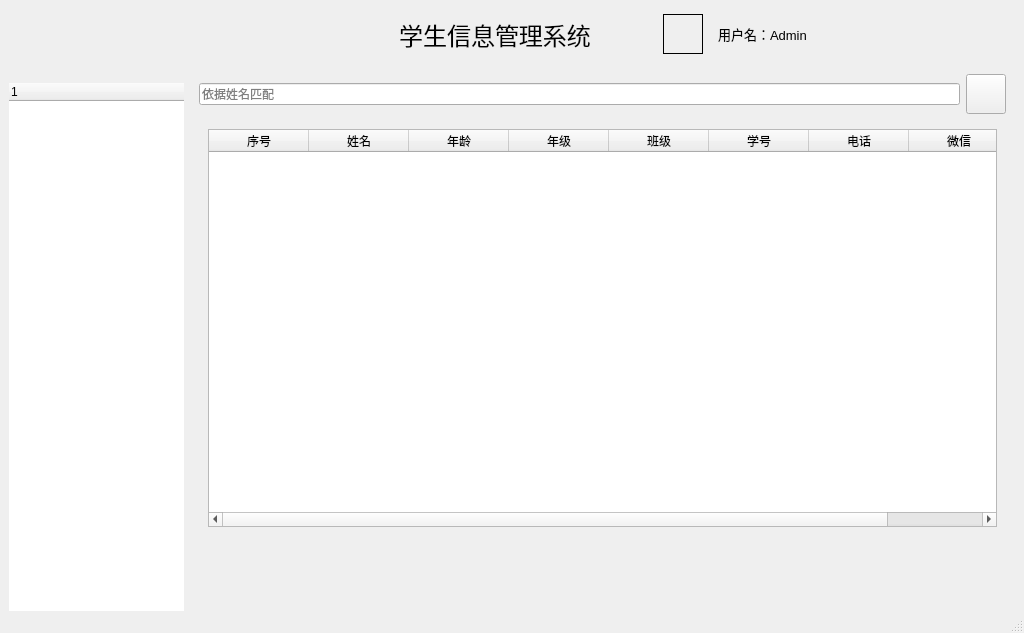
<?xml version="1.0" encoding="UTF-8"?>
<ui version="4.0">
 <class>MainWindow</class>
 <widget class="QMainWindow" name="MainWindow">
  <property name="geometry">
   <rect>
    <x>0</x>
    <y>0</y>
    <width>1024</width>
    <height>633</height>
   </rect>
  </property>
  <property name="minimumSize">
   <size>
    <width>1024</width>
    <height>633</height>
   </size>
  </property>
  <property name="maximumSize">
   <size>
    <width>9999</width>
    <height>9999</height>
   </size>
  </property>
  <property name="windowTitle">
   <string>操作界面</string>
  </property>
  <property name="layoutDirection">
   <enum>Qt::LeftToRight</enum>
  </property>
  <property name="autoFillBackground">
   <bool>false</bool>
  </property>
  <widget class="QWidget" name="centralwidget">
   <layout class="QFormLayout" name="formLayout">
    <item row="0" column="0" colspan="2">
     <widget class="QWidget" name="widget_2" native="true">
      <property name="minimumSize">
       <size>
        <width>1024</width>
        <height>50</height>
       </size>
      </property>
      <property name="maximumSize">
       <size>
        <width>1024</width>
        <height>50</height>
       </size>
      </property>
      <layout class="QGridLayout" name="gridLayout_3" columnstretch="1,1,1,1">
       <property name="leftMargin">
        <number>0</number>
       </property>
       <property name="topMargin">
        <number>0</number>
       </property>
       <property name="rightMargin">
        <number>0</number>
       </property>
       <property name="bottomMargin">
        <number>0</number>
       </property>
       <item row="0" column="2">
        <widget class="QLabel" name="img_label">
         <property name="minimumSize">
          <size>
           <width>40</width>
           <height>40</height>
          </size>
         </property>
         <property name="maximumSize">
          <size>
           <width>40</width>
           <height>40</height>
          </size>
         </property>
         <property name="styleSheet">
          <string notr="true">border-image: url(:/Img/Admin.jpg);</string>
         </property>
         <property name="frameShape">
          <enum>QFrame::Box</enum>
         </property>
         <property name="text">
          <string/>
         </property>
        </widget>
       </item>
       <item row="0" column="1">
        <widget class="QLabel" name="title_label">
         <property name="minimumSize">
          <size>
           <width>0</width>
           <height>40</height>
          </size>
         </property>
         <property name="maximumSize">
          <size>
           <width>16777215</width>
           <height>40</height>
          </size>
         </property>
         <property name="font">
          <font>
           <pointsize>18</pointsize>
          </font>
         </property>
         <property name="text">
          <string>学生信息管理系统</string>
         </property>
         <property name="alignment">
          <set>Qt::AlignCenter</set>
         </property>
        </widget>
       </item>
       <item row="0" column="0">
        <spacer name="horizontalSpacer">
         <property name="orientation">
          <enum>Qt::Horizontal</enum>
         </property>
         <property name="sizeHint" stdset="0">
          <size>
           <width>40</width>
           <height>20</height>
          </size>
         </property>
        </spacer>
       </item>
       <item row="0" column="3">
        <widget class="QWidget" name="widget" native="true">
         <property name="minimumSize">
          <size>
           <width>0</width>
           <height>40</height>
          </size>
         </property>
         <layout class="QGridLayout" name="gridLayout">
          <item row="0" column="3">
           <widget class="QLabel" name="user_label">
            <property name="font">
             <font>
              <pointsize>10</pointsize>
             </font>
            </property>
            <property name="text">
             <string>用户名：Admin</string>
            </property>
            <property name="alignment">
             <set>Qt::AlignLeading|Qt::AlignLeft|Qt::AlignVCenter</set>
            </property>
           </widget>
          </item>
         </layout>
        </widget>
       </item>
      </layout>
     </widget>
    </item>
    <item row="1" column="0">
     <widget class="QTreeWidget" name="treeWidget">
      <property name="minimumSize">
       <size>
        <width>175</width>
        <height>600</height>
       </size>
      </property>
      <property name="maximumSize">
       <size>
        <width>175</width>
        <height>500</height>
       </size>
      </property>
      <property name="frameShape">
       <enum>QFrame::NoFrame</enum>
      </property>
      <property name="frameShadow">
       <enum>QFrame::Sunken</enum>
      </property>
      <column>
       <property name="text">
        <string notr="true">1</string>
       </property>
      </column>
     </widget>
    </item>
    <item row="1" column="1">
     <widget class="QWidget" name="widget_3" native="true">
      <property name="maximumSize">
       <size>
        <width>16777215</width>
        <height>500</height>
       </size>
      </property>
      <layout class="QGridLayout" name="gridLayout_5">
       <item row="0" column="1">
        <widget class="QWidget" name="widget_5" native="true">
         <property name="maximumSize">
          <size>
           <width>16777215</width>
           <height>40</height>
          </size>
         </property>
         <layout class="QGridLayout" name="gridLayout_6">
          <property name="leftMargin">
           <number>0</number>
          </property>
          <property name="topMargin">
           <number>0</number>
          </property>
          <property name="rightMargin">
           <number>0</number>
          </property>
          <property name="bottomMargin">
           <number>0</number>
          </property>
          <item row="0" column="1">
           <widget class="QPushButton" name="search_btn">
            <property name="minimumSize">
             <size>
              <width>40</width>
              <height>40</height>
             </size>
            </property>
            <property name="maximumSize">
             <size>
              <width>40</width>
              <height>40</height>
             </size>
            </property>
            <property name="contextMenuPolicy">
             <enum>Qt::DefaultContextMenu</enum>
            </property>
            <property name="text">
             <string/>
            </property>
            <property name="icon">
             <iconset resource="src.qrc">
              <normaloff>:/Img/Search.png</normaloff>:/Img/Search.png</iconset>
            </property>
           </widget>
          </item>
          <item row="0" column="0">
           <widget class="QLineEdit" name="search_lineEdit">
            <property name="placeholderText">
             <string>依据姓名匹配</string>
            </property>
           </widget>
          </item>
         </layout>
        </widget>
       </item>
       <item row="3" column="1">
        <widget class="QStackedWidget" name="stackedWidget">
         <property name="maximumSize">
          <size>
           <width>16777215</width>
           <height>530</height>
          </size>
         </property>
         <property name="currentIndex">
          <number>0</number>
         </property>
         <widget class="QWidget" name="page">
          <layout class="QGridLayout" name="gridLayout_4">
           <item row="0" column="0">
            <widget class="QTableWidget" name="tableWidget">
             <property name="minimumSize">
              <size>
               <width>0</width>
               <height>0</height>
              </size>
             </property>
             <property name="maximumSize">
              <size>
               <width>16777215</width>
               <height>400</height>
              </size>
             </property>
             <attribute name="horizontalHeaderStretchLastSection">
              <bool>true</bool>
             </attribute>
             <column>
              <property name="text">
               <string>序号</string>
              </property>
             </column>
             <column>
              <property name="text">
               <string>姓名</string>
              </property>
             </column>
             <column>
              <property name="text">
               <string>年龄</string>
              </property>
             </column>
             <column>
              <property name="text">
               <string>年级</string>
              </property>
             </column>
             <column>
              <property name="text">
               <string>班级</string>
              </property>
             </column>
             <column>
              <property name="text">
               <string>学号</string>
              </property>
             </column>
             <column>
              <property name="text">
               <string>电话</string>
              </property>
             </column>
             <column>
              <property name="text">
               <string>微信</string>
              </property>
             </column>
            </widget>
           </item>
           <item row="1" column="0">
            <widget class="QLabel" name="num_label">
             <property name="styleSheet">
              <string notr="true">font: 9pt &quot;Microsoft YaHei UI&quot;,rgb(255, 0, 0);</string>
             </property>
             <property name="text">
              <string/>
             </property>
            </widget>
           </item>
          </layout>
         </widget>
         <widget class="QWidget" name="page_2"/>
        </widget>
       </item>
      </layout>
     </widget>
    </item>
   </layout>
  </widget>
  <widget class="QStatusBar" name="statusBar"/>
  <action name="action_add">
   <property name="text">
    <string>增添</string>
   </property>
  </action>
  <action name="actionDel">
   <property name="text">
    <string>Del</string>
   </property>
  </action>
  <action name="actionSearch">
   <property name="text">
    <string>Search</string>
   </property>
  </action>
  <action name="actionModify">
   <property name="text">
    <string>Modify</string>
   </property>
  </action>
  <action name="actionby_name">
   <property name="text">
    <string>by_name</string>
   </property>
  </action>
  <action name="actionby_stu_id">
   <property name="text">
    <string>by_stu_id</string>
   </property>
  </action>
  <action name="action_del">
   <property name="text">
    <string>删除</string>
   </property>
  </action>
  <action name="action_search">
   <property name="text">
    <string>查询</string>
   </property>
  </action>
  <action name="action_modify">
   <property name="text">
    <string>修改</string>
   </property>
  </action>
  <action name="action_sort">
   <property name="text">
    <string>排序</string>
   </property>
  </action>
  <action name="action_destory">
   <property name="text">
    <string>清除</string>
   </property>
  </action>
 </widget>
 <resources>
  <include location="src.qrc"/>
 </resources>
 <connections/>
</ui>
